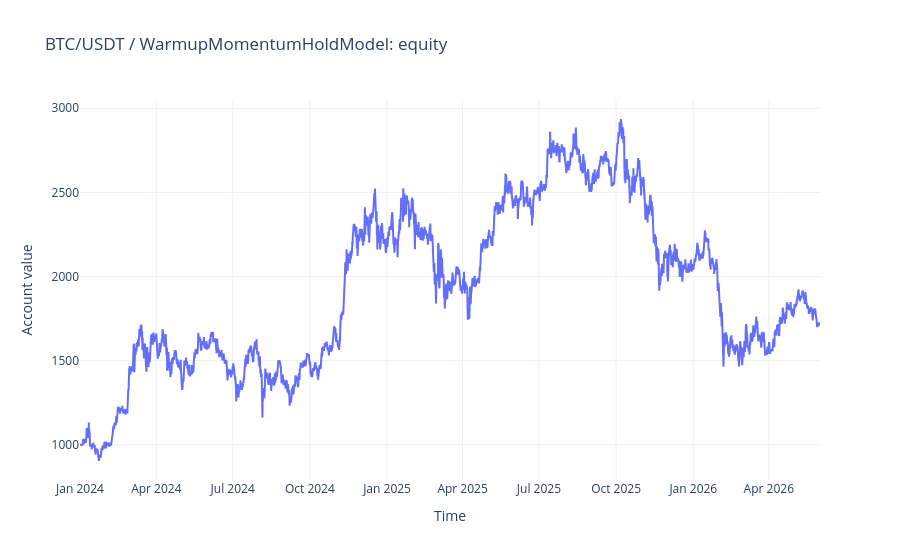
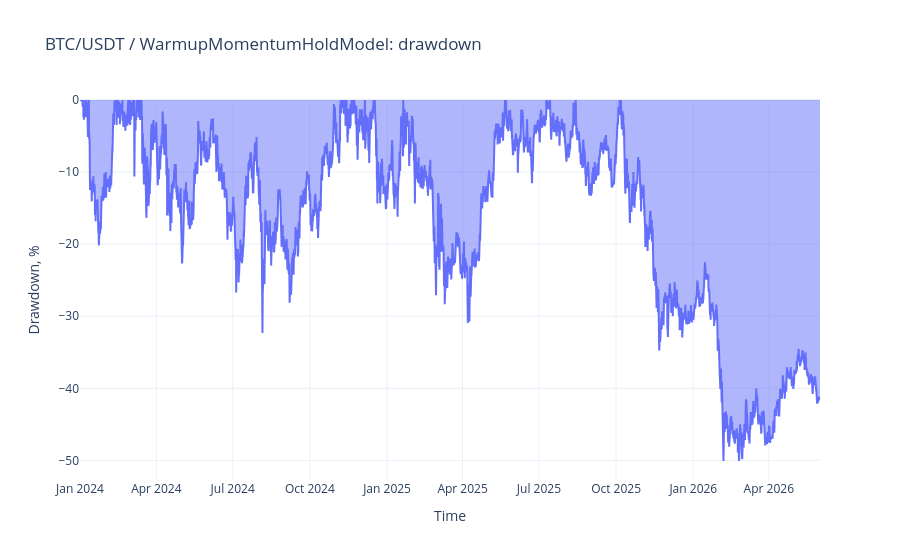

Source (notebook cell) for these figures, in order:
### Markdown cell above
## 6. Equity and drawdown

### Code cell
equity = best_result.equity_curve

fig = go.Figure()
fig.add_trace(
    go.Scatter(
        x=equity.index,
        y=equity["equity"],
        mode="lines",
        name="Equity",
    )
)
fig.update_layout(
    title=f"{best_pair} / {best_model_name}: equity",
    xaxis_title="Time",
    yaxis_title="Account value",
    template="plotly_white",
)
fig.show()

drawdown_fig = go.Figure()
drawdown_fig.add_trace(
    go.Scatter(
        x=equity.index,
        y=equity["drawdown"] * 100,
        mode="lines",
        fill="tozeroy",
        name="Drawdown",
    )
)
drawdown_fig.update_layout(
    title=f"{best_pair} / {best_model_name}: drawdown",
    xaxis_title="Time",
    yaxis_title="Drawdown, %",
    template="plotly_white",
)
drawdown_fig.show()

### Figure 1 — Plotly figure (JSON) as saved in the notebook; plotly's stock layout.template omitted (floating-point values rounded to 4 significant figures; data arrays with more than 128 entries replaced by an {"elided": "..."} marker saying what was removed)
{"data": [{"mode": "lines", "name": "Equity", "type": "scatter", "x": {"elided": "21169 str values"}, "y": {"elided": "21169 float values"}}], "layout": {"title": {"text": "BTC/USDT / WarmupMomentumHoldModel: equity"}, "xaxis": {"title": {"text": "Time"}}, "yaxis": {"title": {"text": "Account value"}}}}

### Figure 2 — Plotly figure (JSON) as saved in the notebook; plotly's stock layout.template omitted (floating-point values rounded to 4 significant figures; data arrays with more than 128 entries replaced by an {"elided": "..."} marker saying what was removed)
{"data": [{"fill": "tozeroy", "mode": "lines", "name": "Drawdown", "type": "scatter", "x": {"elided": "21169 str values"}, "y": {"elided": "21169 float values"}}], "layout": {"title": {"text": "BTC/USDT / WarmupMomentumHoldModel: drawdown"}, "xaxis": {"title": {"text": "Time"}}, "yaxis": {"title": {"text": "Drawdown, %"}}}}
